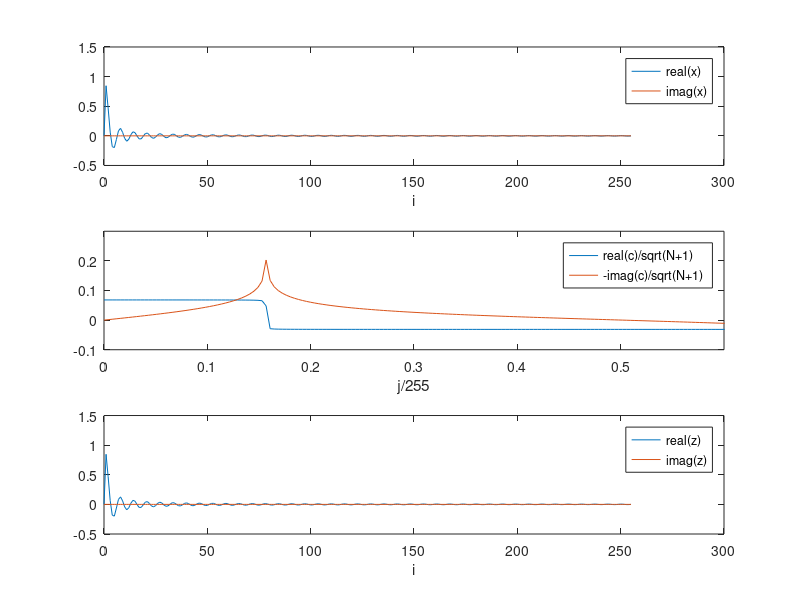

Here is the MATLAB script that generated this plot:
% F5FTSINCRS
% The real FT is used.
% Fourier transform of sinz/z function of width 0 to d

function F5FTSINCRS;
% Original Function
i = (0:1:255);
d = 40;
x = sin(2*pi*d*(i/255))./(2*pi*d*(i/255));
x(1) = 0;
nx = length(i);


figure(1);
subplot(3,1,1);
plot(i,real(x),i,imag(x));
axis([0 300 -0.5 1.5]);
xlabel('i');
legend('real(x)','imag(x)');

%Fourier transform
c = fft(x);
%N = 128
N = length(c)-1;
j = (0:1:N);

subplot(3,1,2);
plot(j/255,real(c)/sqrt(N+1),j/255,-imag(c)/sqrt(N+1));
axis([0 0.6 -0.1 0.3]);
xlabel('j/255');
legend('real(c)/sqrt(N+1)','-imag(c)/sqrt(N+1)');

% The first zero of the FT
% is at 1/2d

%Fourier transform(inverse) of Fourier transform
z = ifft(c);
N = length(c)-1;
k = (0:1:N);

% 1/(2*d)=0.013

subplot(3,1,3);
plot(i,real(z),i,imag(z));
axis([0 300 -0.5 1.5]);
xlabel('i');
legend('real(z)','imag(z)');
